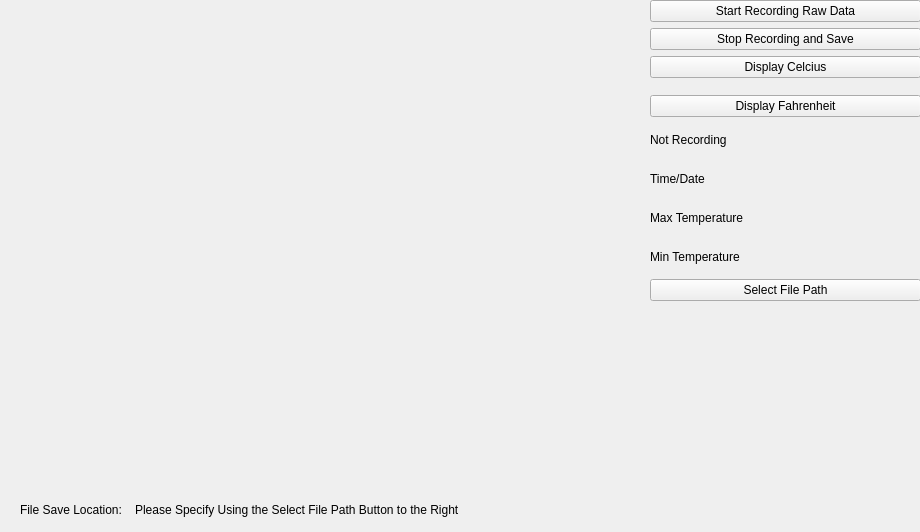
<?xml version="1.0" encoding="UTF-8"?>
<ui version="4.0">
 <class>MainWindow</class>
 <widget class="QMainWindow" name="MainWindow">
  <property name="geometry">
   <rect>
    <x>0</x>
    <y>0</y>
    <width>920</width>
    <height>532</height>
   </rect>
  </property>
  <property name="windowTitle">
   <string>Parabilis IR Software</string>
  </property>
  <widget class="QWidget" name="centralwidget">
   <widget class="QWidget" name="verticalLayoutWidget">
    <property name="geometry">
     <rect>
      <x>650</x>
      <y>0</y>
      <width>271</width>
      <height>301</height>
     </rect>
    </property>
    <layout class="QVBoxLayout" name="verticalLayout">
     <item>
      <widget class="QPushButton" name="startRec">
       <property name="text">
        <string>Start Recording Raw Data</string>
       </property>
      </widget>
     </item>
     <item>
      <widget class="QPushButton" name="stopRec">
       <property name="text">
        <string>Stop Recording and Save</string>
       </property>
      </widget>
     </item>
     <item alignment="Qt::AlignTop">
      <widget class="QPushButton" name="displayC">
       <property name="text">
        <string>Display Celcius</string>
       </property>
      </widget>
     </item>
     <item>
      <widget class="QPushButton" name="displayF">
       <property name="text">
        <string>Display Fahrenheit</string>
       </property>
      </widget>
     </item>
     <item>
      <widget class="QLabel" name="recLabel">
       <property name="text">
        <string>Not Recording</string>
       </property>
      </widget>
     </item>
     <item>
      <widget class="QLabel" name="timeStatus">
       <property name="text">
        <string>Time/Date</string>
       </property>
      </widget>
     </item>
     <item>
      <widget class="QLabel" name="maxTempLabel">
       <property name="text">
        <string>Max Temperature</string>
       </property>
      </widget>
     </item>
     <item>
      <widget class="QLabel" name="minTempLabel">
       <property name="text">
        <string>Min Temperature</string>
       </property>
      </widget>
     </item>
     <item>
      <widget class="QPushButton" name="filePathBut">
       <property name="text">
        <string>Select File Path</string>
       </property>
      </widget>
     </item>
    </layout>
   </widget>
   <widget class="QLabel" name="displayFrame">
    <property name="geometry">
     <rect>
      <x>10</x>
      <y>10</y>
      <width>640</width>
      <height>480</height>
     </rect>
    </property>
    <property name="text">
     <string/>
    </property>
   </widget>
   <widget class="QLabel" name="filePathDisp">
    <property name="geometry">
     <rect>
      <x>135</x>
      <y>500</y>
      <width>671</width>
      <height>20</height>
     </rect>
    </property>
    <property name="text">
     <string>Please Specify Using the Select File Path Button to the Right</string>
    </property>
   </widget>
   <widget class="QLabel" name="labelForLocation">
    <property name="geometry">
     <rect>
      <x>20</x>
      <y>500</y>
      <width>111</width>
      <height>20</height>
     </rect>
    </property>
    <property name="text">
     <string>File Save Location:</string>
    </property>
   </widget>
  </widget>
 </widget>
 <resources/>
 <connections/>
</ui>
